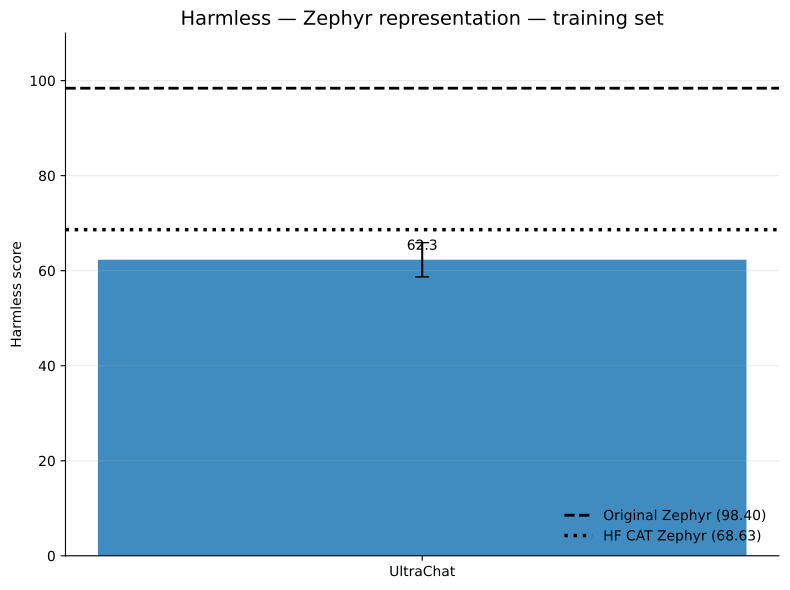

This chart was generated by the following Python code:
import numpy as np
import matplotlib.pyplot as plt

from pathlib import Path
from matplotlib.backends.backend_pdf import PdfPages


# ============================================================
# Configuration
# ============================================================

MODEL_NAME = "Zephyr"

rows = [
    "only UltraChat",
    "OR (1000)",
]

# Same colors across ALL experiments/scripts
colors = {
    "only UltraChat":      "C0",
    "OR (100)":            "C1",
    "OR (500)":            "C2",
    "OR (1000)":           "C3",
    "trimmed OR (1000)":   "C4",
    "OR (3000)":           "C5",
}


# ============================================================
# GitHub CAT Zephyr representation
# ============================================================

github = {
    "only UltraChat": (62.30, 3.61),
    "OR (1000)":      None,  # P
}

references = {
    "Original Zephyr": 98.40,
    "HuggingFace CAT Zephyr": 68.63,
}


# ============================================================
# Relative learning-rate representation
# ============================================================

eps = np.array([0.05, 0.10, 0.20, 0.40])

relative = {
    "only UltraChat": {
        "y":   [66.67, 64.64, 55.14, 61.97],
        "err": [6.35, 1.74, 7.06, 10.39],
    },

    "OR (1000)": {
        "y":   [98.80, 98.50, 98.30, 98.00],
        "err": [None, None, None, None],
    },
}


# ============================================================
# Styling
# ============================================================

def style_axis(ax, title):
    ax.set_title(title, fontsize=14)
    ax.set_ylabel("Harmless score")
    ax.set_ylim(0, 110)
    ax.grid(axis="y", alpha=0.25)
    ax.spines["top"].set_visible(False)
    ax.spines["right"].set_visible(False)


# ============================================================
# Representation bar chart
# ============================================================

def plot_representation():
    fig, ax = plt.subplots(figsize=(8, 6))

    available_rows = [
        row for row in rows
        if github.get(row) is not None
    ]

    x = np.arange(len(available_rows))

    values = [
        github[row][0]
        for row in available_rows
    ]

    errors = [
        github[row][1] if github[row][1] is not None else 0
        for row in available_rows
    ]

    bars = ax.bar(
        x,
        values,
        yerr=errors,
        capsize=5,
        width=0.6,
        color=[colors[row] for row in available_rows],
        alpha=0.85,
    )

    # --------------------------------------------------------
    # Reference lines
    # --------------------------------------------------------

    original = references["Original Zephyr"]
    hf = references["HuggingFace CAT Zephyr"]

    ax.axhline(
        original,
        color="black",
        linestyle="--",
        linewidth=2,
        label=f"Original Zephyr ({original:.2f})",
    )

    ax.axhline(
        hf,
        color="black",
        linestyle=":",
        linewidth=2.5,
        label=f"HF CAT Zephyr ({hf:.2f})",
    )

    # --------------------------------------------------------
    # Labels
    # --------------------------------------------------------

    labels = {
        "only UltraChat": "UltraChat",
        "OR (1000)": "OR\n1000",
    }

    ax.set_xticks(x)
    ax.set_xticklabels([
        labels[row]
        for row in available_rows
    ])

    # Put numerical value above each bar
    for bar, value in zip(bars, values):
        ax.text(
            bar.get_x() + bar.get_width() / 2,
            bar.get_height() + 1.5,
            f"{value:.1f}",
            ha="center",
            va="bottom",
            fontsize=10,
        )

    style_axis(
        ax,
        f"Harmless — {MODEL_NAME} representation — training set",
    )

    ax.legend(
        frameon=False,
        loc="lower right",
    )

    fig.tight_layout()

    return fig, ax


# ============================================================
# Relative-lr plot
# ============================================================

def plot_relative_lr():
    fig, ax = plt.subplots(figsize=(8, 6))

    for row in rows:

        y = np.array([
            np.nan if v is None else float(v)
            for v in relative[row]["y"]
        ])

        # Skip completely missing series
        if np.all(np.isnan(y)):
            continue

        # ----------------------------------------------------
        # Line + markers
        # ----------------------------------------------------

        ax.plot(
            eps,
            y,
            marker="o",
            markersize=7,
            linewidth=2,
            color=colors[row],
            label=row,
        )

        # ----------------------------------------------------
        # Error bars where reported
        # ----------------------------------------------------

        for x_i, y_i, err_i in zip(
            eps,
            relative[row]["y"],
            relative[row]["err"],
        ):
            if y_i is None or err_i is None:
                continue

            ax.errorbar(
                x_i,
                y_i,
                yerr=err_i,
                fmt="none",
                capsize=4,
                color=colors[row],
            )

    ax.set_xlabel(r"Self $\epsilon$ (relative lr)")

    ax.set_xticks(eps)
    ax.set_xticklabels([
        "0.05",
        "0.10",
        "0.20",
        "0.40",
    ])

    style_axis(
        ax,
        f"Harmless — {MODEL_NAME} relative learning rate — training set",
    )

    ax.legend(
        frameon=False,
    )

    fig.tight_layout()

    return fig, ax


# ============================================================
# Generate plots
# ============================================================

figures = []


# 1. Representation
fig, ax = plot_representation()
figures.append(fig)


# 2. Relative learning rate
fig, ax = plot_relative_lr()
figures.append(fig)


# ============================================================
# Save ALL figures to ONE multipage PDF
#
# The PDF has the same name and location as this script.
#
# Example:
#
#     harmless_training_zephyr.py
#
# creates:
#
#     harmless_training_zephyr.pdf
# ============================================================

script_path = Path(__file__).resolve()
pdf_path = script_path.with_suffix(".pdf")

with PdfPages(pdf_path) as pdf:
    for fig in figures:
        pdf.savefig(
            fig,
            bbox_inches="tight",
        )

print(
    f"Saved {len(figures)} figures to:\n"
    f"{pdf_path}"
)


# ============================================================
# Display
# ============================================================

plt.show()
